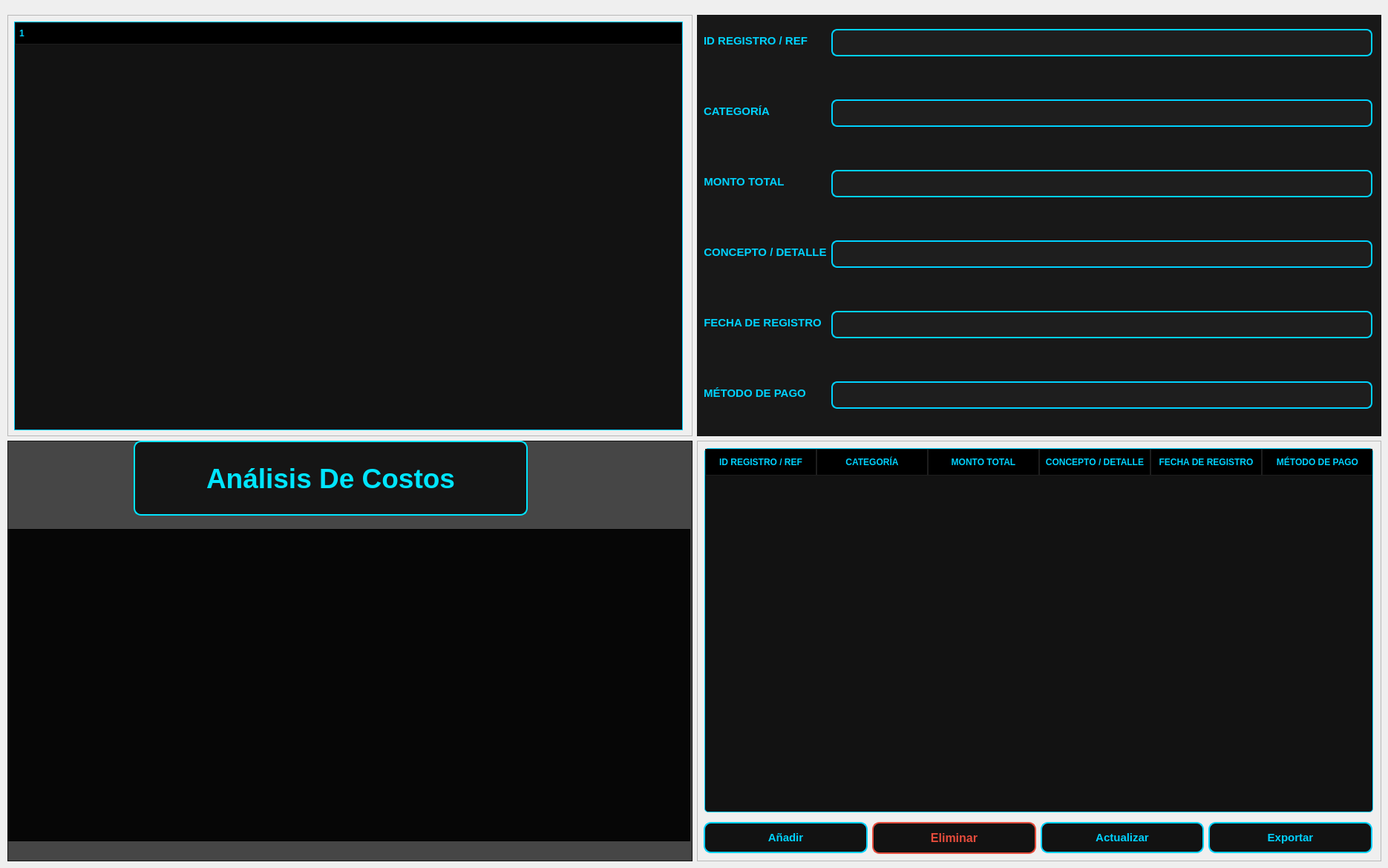
       <widget class="QWidget" name="page_5">
        <widget class="QWidget" name="gridLayoutWidget_5">
         <property name="geometry">
          <rect>
           <x>10</x>
           <y>20</y>
           <width>1851</width>
           <height>1141</height>
          </rect>
         </property>
         <layout class="QGridLayout" name="gridLayout_5">
          <item row="1" column="0">
           <widget class="QFrame" name="frame_20">
            <property name="styleSheet">
             <string notr="true">  /* Fondo oscuro con una ligera transparencia */
    background-color: rgba(0, 0, 0, 180); </string>
            </property>
            <property name="frameShape">
             <enum>QFrame::Shape::StyledPanel</enum>
            </property>
            <property name="frameShadow">
             <enum>QFrame::Shadow::Raised</enum>
            </property>
            <widget class="QLabel" name="label_15">
             <property name="geometry">
              <rect>
               <x>170</x>
               <y>0</y>
               <width>531</width>
               <height>101</height>
              </rect>
             </property>
             <property name="styleSheet">
              <string notr="true">QLabel {
    /* Color de texto cian brillante como tus bordes */
    color: #00E5FF; 
    
    /* Tipografía grande y en negrita para que resalte */
    font-size: 28pt;
    font-weight: bold;
    font-family: &quot;Segoe UI&quot;, sans-serif;

    /* Fondo oscuro con una ligera transparencia */
    background-color: rgba(0, 0, 0, 180); 
    
    /* Bordes con el estilo de tu interfaz */
    border: 2px solid #00E5FF;
    border-radius: 10px;
    
    /* Espaciado interno */
    padding: 10px;
    

}</string>
             </property>
             <property name="text">
              <string>Análisis De Costos</string>
             </property>
             <property name="alignment">
              <set>Qt::AlignmentFlag::AlignCenter</set>
             </property>
            </widget>
            <widget class="QWidget" name="verticalLayoutWidget_11">
             <property name="geometry">
              <rect>
               <x>-1</x>
               <y>119</y>
               <width>921</width>
               <height>421</height>
              </rect>
             </property>
             <layout class="QVBoxLayout" name="verticalLayout_11">
              <item>
               <widget class="QFrame" name="frame_30">
                <property name="sizePolicy">
                 <sizepolicy hsizetype="Expanding" vsizetype="Expanding">
                  <horstretch>0</horstretch>
                  <verstretch>0</verstretch>
                 </sizepolicy>
                </property>
                <property name="frameShape">
                 <enum>QFrame::Shape::StyledPanel</enum>
                </property>
                <property name="frameShadow">
                 <enum>QFrame::Shadow::Raised</enum>
                </property>
               </widget>
              </item>
             </layout>
            </widget>
           </widget>
          </item>
          <item row="1" column="1">
           <widget class="QFrame" name="frame_21">
            <property name="frameShape">
             <enum>QFrame::Shape::StyledPanel</enum>
            </property>
            <property name="frameShadow">
             <enum>QFrame::Shadow::Raised</enum>
            </property>
            <widget class="QWidget" name="verticalLayoutWidget_12">
             <property name="geometry">
              <rect>
               <x>10</x>
               <y>10</y>
               <width>901</width>
               <height>491</height>
              </rect>
             </property>
             <layout class="QVBoxLayout" name="verticalLayout_12">
              <item>
               <widget class="QTableWidget" name="tableWidget_4">
                <property name="styleSheet">
                 <string notr="true">/* Contenedor principal de la tabla */
QTableWidget {
    background-color: #121212; /* Fondo muy oscuro */
    gridline-color: #2d2d2d; /* Color de la cuadrícula interna */
    color: #ffffff;
    font-family: 'Segoe UI';
    font-size: 13px;
    border: 1px solid #00d2ff; /* Borde cian de identidad */
    border-radius: 5px;
}

/* Estilo de los encabezados superiores (Columnas) */
QHeaderView::section {
    background-color: #000000;
    color: #00d2ff; /* Texto cian neón */
    padding: 8px;
    border: 1px solid #1e1e1e;
    font-weight: bold;
    text-transform: uppercase;
}

/* Estilo de las celdas (Items) */
QTableWidget::item {
    padding: 5px;
    border-bottom: 1px solid #1e1e1e;
}

/* Efecto al pasar el mouse por una fila */
QTableWidget::item:hover {
    background-color: #1e1e1e;
    color: #00d2ff;
}

/* Efecto cuando se selecciona una fila (para el CRUD) */
QTableWidget::item:selected {
    background-color: #00d2ff; /* Resalte cian al seleccionar */
    color: #000000; /* Texto negro para contraste */
}

/* Estilo para las barras de desplazamiento (ScrollBars) */
QScrollBar:vertical {
    border: none;
    background: #121212;
    width: 10px;
    margin: 0px;
}

QScrollBar::handle:vertical {
    background: #00d2ff; /* El scroll también es cian */
    min-height: 20px;
    border-radius: 5px;
}</string>
                </property>
                <property name="horizontalScrollBarPolicy">
                 <enum>Qt::ScrollBarPolicy::ScrollBarAlwaysOff</enum>
                </property>
                <attribute name="horizontalHeaderDefaultSectionSize">
                 <number>150</number>
                </attribute>
                <attribute name="horizontalHeaderShowSortIndicator" stdset="0">
                 <bool>false</bool>
                </attribute>
                <attribute name="horizontalHeaderStretchLastSection">
                 <bool>true</bool>
                </attribute>
                <column>
                 <property name="text">
                  <string>ID REGISTRO / REF</string>
                 </property>
                </column>
                <column>
                 <property name="text">
                  <string>CATEGORÍA</string>
                 </property>
                </column>
                <column>
                 <property name="text">
                  <string>MONTO TOTAL</string>
                 </property>
                </column>
                <column>
                 <property name="text">
                  <string>CONCEPTO / DETALLE</string>
                 </property>
                </column>
                <column>
                 <property name="text">
                  <string>FECHA DE REGISTRO</string>
                 </property>
                </column>
                <column>
                 <property name="text">
                  <string>MÉTODO DE PAGO</string>
                 </property>
                </column>
               </widget>
              </item>
             </layout>
            </widget>
            <widget class="QWidget" name="horizontalLayoutWidget_4">
             <property name="geometry">
              <rect>
               <x>9</x>
               <y>510</y>
               <width>901</width>
               <height>51</height>
              </rect>
             </property>
             <layout class="QHBoxLayout" name="horizontalLayout_5">
              <item>
               <widget class="QPushButton" name="pushButton_13">
                <property name="styleSheet">
                 <string notr="true">QPushButton {
    background-color: #121212;
    color: #00d2ff;
    border: 2px solid #00d2ff;
    border-radius: 10px; /* Bordes más redondeados que ingeniería */
    font-family: 'Segoe UI';
    font-size: 11pt;
    font-weight: bold;
    padding: 10px 20px;
    text-transform: uppercase;
}

/* Efecto Neón al pasar el mouse (Hover) */
QPushButton:hover {
    background-color: #00d2ff;
    color: #000000;
    border: 2px solid #ffffff;
    /* Efecto de sombra para simular brillo de neón */
    outline: none;
}

/* Efecto al presionar (Pressed) */
QPushButton:pressed {
    background-color: #008fb3;
    border: 2px solid #008fb3;
}</string>
                </property>
                <property name="text">
                 <string>Añadir</string>
                </property>
               </widget>
              </item>
              <item>
               <widget class="QPushButton" name="pushButton_14">
                <property name="styleSheet">
                 <string notr="true">QPushButton { /* Usa el ObjectName de tu botón */
    background-color: #121212;
    color: #e74c3c;
    border: 2px solid #e74c3c;
	font-size: 12pt;
    border-radius: 10px;
    font-weight: bold;
    padding: 10px 20px;
	font-size: 11p
}

QPushButton:hover {
    background-color: #e74c3c;
    color: #ffffff;
    border: 2px solid #ffffff;
}

QPushButton:pressed {
    background-color: #c0392b;
}</string>
                </property>
                <property name="text">
                 <string>Eliminar</string>
                </property>
               </widget>
              </item>
              <item>
               <widget class="QPushButton" name="pushButton_15">
                <property name="styleSheet">
                 <string notr="true">QPushButton {
    background-color: #121212;
    color: #00d2ff;
    border: 2px solid #00d2ff;
    border-radius: 10px; /* Bordes más redondeados que ingeniería */
    font-family: 'Segoe UI';
    font-size: 11pt;
    font-weight: bold;
    padding: 10px 20px;
    text-transform: uppercase;
}

/* Efecto Neón al pasar el mouse (Hover) */
QPushButton:hover {
    background-color: #00d2ff;
    color: #000000;
    border: 2px solid #ffffff;
    /* Efecto de sombra para simular brillo de neón */
    outline: none;
}

/* Efecto al presionar (Pressed) */
QPushButton:pressed {
    background-color: #008fb3;
    border: 2px solid #008fb3;
}</string>
                </property>
                <property name="text">
                 <string>Actualizar</string>
                </property>
               </widget>
              </item>
              <item>
               <widget class="QPushButton" name="pushButton_16">
                <property name="styleSheet">
                 <string notr="true">QPushButton {
    background-color: #121212;
    color: #00d2ff;
    border: 2px solid #00d2ff;
    border-radius: 10px; /* Bordes más redondeados que ingeniería */
    font-family: 'Segoe UI';
    font-size: 11pt;
    font-weight: bold;
    padding: 10px 20px;
    text-transform: uppercase;
}

/* Efecto Neón al pasar el mouse (Hover) */
QPushButton:hover {
    background-color: #00d2ff;
    color: #000000;
    border: 2px solid #ffffff;
    /* Efecto de sombra para simular brillo de neón */
    outline: none;
}

/* Efecto al presionar (Pressed) */
QPushButton:pressed {
    background-color: #008fb3;
    border: 2px solid #008fb3;
}</string>
                </property>
                <property name="text">
                 <string>Exportar</string>
                </property>
               </widget>
              </item>
             </layout>
            </widget>
           </widget>
          </item>
          <item row="0" column="1">
           <widget class="QFrame" name="frame_22">
            <property name="styleSheet">
             <string notr="true">background-color: rgb(24, 24, 24);</string>
            </property>
            <property name="frameShape">
             <enum>QFrame::Shape::StyledPanel</enum>
            </property>
            <property name="frameShadow">
             <enum>QFrame::Shadow::Raised</enum>
            </property>
            <widget class="QWidget" name="formLayoutWidget_4">
             <property name="geometry">
              <rect>
               <x>9</x>
               <y>19</y>
               <width>901</width>
               <height>568</height>
              </rect>
             </property>
             <layout class="QFormLayout" name="formLayout_4">
              <property name="verticalSpacing">
               <number>58</number>
              </property>
              <item row="0" column="0">
               <widget class="QLabel" name="lbl_ref">
                <property name="styleSheet">
                 <string notr="true">QLabel {
    color: #00d2ff; /* Usamos el cian para que el usuario identifique rápido el campo */
    font-family: 'Segoe UI';
    font-size: 11pt;
    font-weight: bold;
    text-transform: uppercase; /* Todo en mayúsculas para un toque más industrial */
}</string>
                </property>
                <property name="text">
                 <string>ID REGISTRO / REF</string>
                </property>
                <property name="alignment">
                 <set>Qt::AlignmentFlag::AlignCenter</set>
                </property>
               </widget>
              </item>
              <item row="1" column="0">
               <widget class="QLabel" name="lbl_descripcion_5">
                <property name="styleSheet">
                 <string notr="true">QLabel {
    color: #00d2ff; /* Usamos el cian para que el usuario identifique rápido el campo */
    font-family: 'Segoe UI';
    font-size: 11pt;
    font-weight: bold;
    text-transform: uppercase; /* Todo en mayúsculas para un toque más industrial */
}</string>
                </property>
                <property name="text">
                 <string>CATEGORÍA</string>
                </property>
                <property name="alignment">
                 <set>Qt::AlignmentFlag::AlignCenter</set>
                </property>
               </widget>
              </item>
              <item row="2" column="0">
               <widget class="QLabel" name="lblmonto">
                <property name="styleSheet">
                 <string notr="true">QLabel {
    color: #00d2ff; /* Usamos el cian para que el usuario identifique rápido el campo */
    font-family: 'Segoe UI';
    font-size: 11pt;
    font-weight: bold;
    text-transform: uppercase; /* Todo en mayúsculas para un toque más industrial */
}</string>
                </property>
                <property name="text">
                 <string>MONTO TOTAL</string>
                </property>
                <property name="alignment">
                 <set>Qt::AlignmentFlag::AlignCenter</set>
                </property>
               </widget>
              </item>
              <item row="3" column="0">
               <widget class="QLabel" name="lbl_detalle">
                <property name="styleSheet">
                 <string notr="true">QLabel {
    color: #00d2ff; /* Usamos el cian para que el usuario identifique rápido el campo */
    font-family: 'Segoe UI';
    font-size: 11pt;
    font-weight: bold;
    text-transform: uppercase; /* Todo en mayúsculas para un toque más industrial */
}</string>
                </property>
                <property name="text">
                 <string>CONCEPTO / DETALLE</string>
                </property>
                <property name="alignment">
                 <set>Qt::AlignmentFlag::AlignCenter</set>
                </property>
               </widget>
              </item>
              <item row="4" column="0">
               <widget class="QLabel" name="lbl_fecha_2">
                <property name="styleSheet">
                 <string notr="true">QLabel {
    color: #00d2ff; /* Usamos el cian para que el usuario identifique rápido el campo */
    font-family: 'Segoe UI';
    font-size: 11pt;
    font-weight: bold;
    text-transform: uppercase; /* Todo en mayúsculas para un toque más industrial */
}</string>
                </property>
                <property name="text">
                 <string>FECHA DE REGISTRO</string>
                </property>
                <property name="alignment">
                 <set>Qt::AlignmentFlag::AlignCenter</set>
                </property>
               </widget>
              </item>
              <item row="5" column="0">
               <widget class="QLabel" name="label_19">
                <property name="styleSheet">
                 <string notr="true">QLabel {
    color: #00d2ff; /* Usamos el cian para que el usuario identifique rápido el campo */
    font-family: 'Segoe UI';
    font-size: 11pt;
    font-weight: bold;
    text-transform: uppercase; /* Todo en mayúsculas para un toque más industrial */
}</string>
                </property>
                <property name="text">
                 <string>MÉTODO DE PAGO</string>
                </property>
                <property name="alignment">
                 <set>Qt::AlignmentFlag::AlignCenter</set>
                </property>
               </widget>
              </item>
              <item row="0" column="1">
               <widget class="QLineEdit" name="txt_ref">
                <property name="styleSheet">
                 <string notr="true">/* Estilo base para todos los campos de entrada */
QLineEdit {
    background-color: #1e1e1e; /* Fondo oscuro coherente con el dashboard */
    color: #ffffff;
    border: 2px solid #00d2ff; /* Borde cian constante */
    border-radius: 8px; /* Esquinas suavizadas profesionalmente */
    padding: 8px;
    font-family: 'Segoe UI';
    font-size: 13px;
}

/* Efecto cuando el mouse pasa por encima */
QLineEdit:hover {
    border: 2px solid #ffffff; /* Cambio a blanco para indicar interactividad */
    background-color: #252525;
}

/* Efecto Neón cuando se está escribiendo (Focus) */
QLineEdit:focus {
    border: 2px solid #00d2ff;
    background-color: #000000;
    /* Resalte visual de neón */
    selection-background-color: #00d2ff;
    selection-color: #000000;
}

/* Campos deshabilitados o automáticos */
QLineEdit:disabled {
    color: #555555;
    background-color: #121212;
    border: 2px solid #2d2d2d;
}</string>
                </property>
               </widget>
              </item>
              <item row="1" column="1">
               <widget class="QLineEdit" name="txt_categoria">
                <property name="styleSheet">
                 <string notr="true">/* Estilo base para todos los campos de entrada */
QLineEdit {
    background-color: #1e1e1e; /* Fondo oscuro coherente con el dashboard */
    color: #ffffff;
    border: 2px solid #00d2ff; /* Borde cian constante */
    border-radius: 8px; /* Esquinas suavizadas profesionalmente */
    padding: 8px;
    font-family: 'Segoe UI';
    font-size: 13px;
}

/* Efecto cuando el mouse pasa por encima */
QLineEdit:hover {
    border: 2px solid #ffffff; /* Cambio a blanco para indicar interactividad */
    background-color: #252525;
}

/* Efecto Neón cuando se está escribiendo (Focus) */
QLineEdit:focus {
    border: 2px solid #00d2ff;
    background-color: #000000;
    /* Resalte visual de neón */
    selection-background-color: #00d2ff;
    selection-color: #000000;
}

/* Campos deshabilitados o automáticos */
QLineEdit:disabled {
    color: #555555;
    background-color: #121212;
    border: 2px solid #2d2d2d;
}</string>
                </property>
               </widget>
              </item>
              <item row="2" column="1">
               <widget class="QLineEdit" name="txt_monto">
                <property name="styleSheet">
                 <string notr="true">/* Estilo base para todos los campos de entrada */
QLineEdit {
    background-color: #1e1e1e; /* Fondo oscuro coherente con el dashboard */
    color: #ffffff;
    border: 2px solid #00d2ff; /* Borde cian constante */
    border-radius: 8px; /* Esquinas suavizadas profesionalmente */
    padding: 8px;
    font-family: 'Segoe UI';
    font-size: 13px;
}

/* Efecto cuando el mouse pasa por encima */
QLineEdit:hover {
    border: 2px solid #ffffff; /* Cambio a blanco para indicar interactividad */
    background-color: #252525;
}

/* Efecto Neón cuando se está escribiendo (Focus) */
QLineEdit:focus {
    border: 2px solid #00d2ff;
    background-color: #000000;
    /* Resalte visual de neón */
    selection-background-color: #00d2ff;
    selection-color: #000000;
}

/* Campos deshabilitados o automáticos */
QLineEdit:disabled {
    color: #555555;
    background-color: #121212;
    border: 2px solid #2d2d2d;
}</string>
                </property>
               </widget>
              </item>
              <item row="3" column="1">
               <widget class="QLineEdit" name="txt_concepto">
                <property name="styleSheet">
                 <string notr="true">/* Estilo base para todos los campos de entrada */
QLineEdit {
    background-color: #1e1e1e; /* Fondo oscuro coherente con el dashboard */
    color: #ffffff;
    border: 2px solid #00d2ff; /* Borde cian constante */
    border-radius: 8px; /* Esquinas suavizadas profesionalmente */
    padding: 8px;
    font-family: 'Segoe UI';
    font-size: 13px;
}

/* Efecto cuando el mouse pasa por encima */
QLineEdit:hover {
    border: 2px solid #ffffff; /* Cambio a blanco para indicar interactividad */
    background-color: #252525;
}

/* Efecto Neón cuando se está escribiendo (Focus) */
QLineEdit:focus {
    border: 2px solid #00d2ff;
    background-color: #000000;
    /* Resalte visual de neón */
    selection-background-color: #00d2ff;
    selection-color: #000000;
}

/* Campos deshabilitados o automáticos */
QLineEdit:disabled {
    color: #555555;
    background-color: #121212;
    border: 2px solid #2d2d2d;
}</string>
                </property>
               </widget>
              </item>
              <item row="4" column="1">
               <widget class="QLineEdit" name="txt_fecha">
                <property name="styleSheet">
                 <string notr="true">
/* Estilo base para todos los campos de entrada */
QLineEdit {
    background-color: #1e1e1e; /* Fondo oscuro coherente con el dashboard */
    color: #ffffff;
    border: 2px solid #00d2ff; /* Borde cian constante */
    border-radius: 8px; /* Esquinas suavizadas profesionalmente */
    padding: 8px;
    font-family: 'Segoe UI';
    font-size: 13px;
}

/* Efecto cuando el mouse pasa por encima */
QLineEdit:hover {
    border: 2px solid #ffffff; /* Cambio a blanco para indicar interactividad */
    background-color: #252525;
}

/* Efecto Neón cuando se está escribiendo (Focus) */
QLineEdit:focus {
    border: 2px solid #00d2ff;
    background-color: #000000;
    /* Resalte visual de neón */
    selection-background-color: #00d2ff;
    selection-color: #000000;
}

/* Campos deshabilitados o automáticos */
QLineEdit:disabled {
    color: #555555;
    background-color: #121212;
    border: 2px solid #2d2d2d;
}</string>
                </property>
               </widget>
              </item>
              <item row="5" column="1">
               <widget class="QLineEdit" name="txt_pago">
                <property name="styleSheet">
                 <string notr="true">/* Estilo base para todos los campos de entrada */
QLineEdit {
    background-color: #1e1e1e; /* Fondo oscuro coherente con el dashboard */
    color: #ffffff;
    border: 2px solid #00d2ff; /* Borde cian constante */
    border-radius: 8px; /* Esquinas suavizadas profesionalmente */
    padding: 8px;
    font-family: 'Segoe UI';
    font-size: 13px;
}

/* Efecto cuando el mouse pasa por encima */
QLineEdit:hover {
    border: 2px solid #ffffff; /* Cambio a blanco para indicar interactividad */
    background-color: #252525;
}

/* Efecto Neón cuando se está escribiendo (Focus) */
QLineEdit:focus {
    border: 2px solid #00d2ff;
    background-color: #000000;
    /* Resalte visual de neón */
    selection-background-color: #00d2ff;
    selection-color: #000000;
}

/* Campos deshabilitados o automáticos */
QLineEdit:disabled {
    color: #555555;
    background-color: #121212;
    border: 2px solid #2d2d2d;
}</string>
                </property>
               </widget>
              </item>
             </layout>
            </widget>
           </widget>
          </item>
          <item row="0" column="0">
           <widget class="QFrame" name="frame_23">
            <property name="frameShape">
             <enum>QFrame::Shape::StyledPanel</enum>
            </property>
            <property name="frameShadow">
             <enum>QFrame::Shadow::Raised</enum>
            </property>
            <widget class="QWidget" name="verticalLayoutWidget_13">
             <property name="geometry">
              <rect>
               <x>9</x>
               <y>9</y>
               <width>901</width>
               <height>551</height>
              </rect>
             </property>
             <layout class="QVBoxLayout" name="verticalLayout_13">
              <item>
               <widget class="QTreeWidget" name="treeWidget_4">
                <property name="styleSheet">
                 <string notr="true">/* Contenedor principal del TreeWidget */
QTreeWidget {
    background-color: #121212; /* Gris casi negro */
    color: #ffffff;
    border: 1px solid #00d2ff; /* Borde cian identificativo */
    font-size: 13px;
    font-family: 'Segoe UI';
    gridline-color: #2d2d2d;
}

/* Estilo de la cabecera (las columnas) */
QHeaderView::section {
    background-color: #000000;
    color: #00d2ff;
    padding: 5px;
    border: 1px solid #1e1e1e;
    font-weight: bold;
    text-transform: uppercase;
}

/* Estilo de los elementos (filas) */
QTreeWidget::item {
    padding: 8px;
    border-bottom: 1px solid #1e1e1e;
}

/* Cuando pasas el mouse por encima */
QTreeWidget::item:hover {
    background-color: #1e1e1e;
    color: #00d2ff;
}

/* Cuando seleccionas un elemento */
QTreeWidget::item:selected {
    background-color: #00d2ff;
    color: #000000;
}

/* Estilo de las flechas de expansión (importante en jerarquías) */
QTreeWidget::branch:has-children:!has-siblings:closed,
QTreeWidget::branch:closed:has-children:has-siblings {
    image: url(flecha_cerrada.png); /* Puedes usar iconos o colores */
    border-image: none;
}

QTreeWidget::branch:open:has-children:!has-siblings,
QTreeWidget::branch:open:has-children:has-siblings {
    image: url(flecha_abierta.png);
    border-image: none;
}</string>
                </property>
                <column>
                 <property name="text">
                  <string notr="true">1</string>
                 </property>
                </column>
               </widget>
              </item>
             </layout>
            </widget>
           </widget>
          </item>
         </layout>
        </widget>
       </widget>
